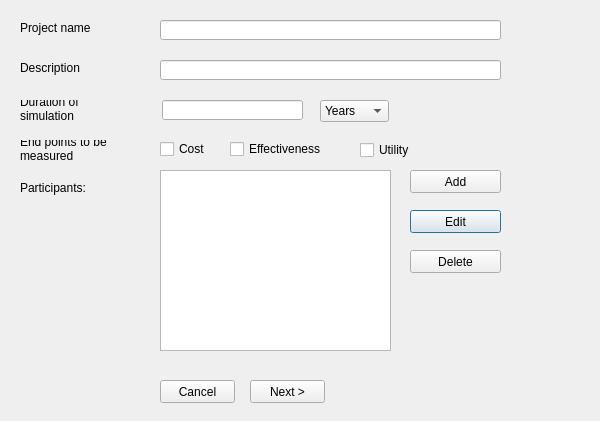
<?xml version="1.0" encoding="UTF-8"?>
<ui version="4.0">
    <class>Dialog</class>
    <widget class="QDialog" name="Dialog">
        <property name="geometry">
            <rect>
                <x>0</x>
                <y>0</y>
                <width>600</width>
                <height>421</height>
            </rect>
        </property>
        <property name="windowTitle">
            <string>Save Project</string>
        </property>
        <widget class="QLabel" name="label">
            <property name="geometry">
                <rect>
                    <x>20</x>
                    <y>20</y>
                    <width>101</width>
                    <height>16</height>
                </rect>
            </property>
            <property name="text">
                <string>Project name</string>
            </property>
        </widget>
        <widget class="QLineEdit" name="lineEdit">
            <property name="geometry">
                <rect>
                    <x>160</x>
                    <y>20</y>
                    <width>341</width>
                    <height>20</height>
                </rect>
            </property>
        </widget>
        <widget class="QLabel" name="label_2">
            <property name="geometry">
                <rect>
                    <x>20</x>
                    <y>180</y>
                    <width>91</width>
                    <height>16</height>
                </rect>
            </property>
            <property name="text">
                <string>Participants:</string>
            </property>
        </widget>
        <widget class="QPlainTextEdit" name="plainTextEdit">
            <property name="geometry">
                <rect>
                    <x>160</x>
                    <y>170</y>
                    <width>231</width>
                    <height>181</height>
                </rect>
            </property>
        </widget>
        <widget class="QPushButton" name="pushButton_5">
            <property name="geometry">
                <rect>
                    <x>410</x>
                    <y>210</y>
                    <width>91</width>
                    <height>23</height>
                </rect>
            </property>
            <property name="text">
                <string>Edit</string>
            </property>
        </widget>
        <widget class="QPushButton" name="pushButton_3">
            <property name="geometry">
                <rect>
                    <x>410</x>
                    <y>250</y>
                    <width>91</width>
                    <height>23</height>
                </rect>
            </property>
            <property name="text">
                <string>Delete</string>
            </property>
        </widget>
        <widget class="QPushButton" name="pushButton_4">
            <property name="geometry">
                <rect>
                    <x>410</x>
                    <y>170</y>
                    <width>91</width>
                    <height>23</height>
                </rect>
            </property>
            <property name="text">
                <string>Add</string>
            </property>
        </widget>
        <widget class="QPushButton" name="pushButton">
            <property name="geometry">
                <rect>
                    <x>160</x>
                    <y>380</y>
                    <width>75</width>
                    <height>23</height>
                </rect>
            </property>
            <property name="text">
                <string>Cancel</string>
            </property>
        </widget>
        <widget class="QPushButton" name="pushButton_2">
            <property name="geometry">
                <rect>
                    <x>250</x>
                    <y>380</y>
                    <width>75</width>
                    <height>23</height>
                </rect>
            </property>
            <property name="text">
                <string>Next &gt;</string>
            </property>
        </widget>
        <widget class="QLineEdit" name="lineEdit_2">
            <property name="geometry">
                <rect>
                    <x>160</x>
                    <y>60</y>
                    <width>341</width>
                    <height>20</height>
                </rect>
            </property>
            <property name="text">
                <string/>
            </property>
        </widget>
        <widget class="QLabel" name="label_3">
            <property name="geometry">
                <rect>
                    <x>20</x>
                    <y>60</y>
                    <width>91</width>
                    <height>16</height>
                </rect>
            </property>
            <property name="text">
                <string>Description</string>
            </property>
        </widget>
        <widget class="QLabel" name="label_4">
            <property name="geometry">
                <rect>
                    <x>20</x>
                    <y>100</y>
                    <width>91</width>
                    <height>31</height>
                </rect>
            </property>
            <property name="text">
                <string>Duration of
simulation
                </string>
            </property>
        </widget>
        <widget class="QLineEdit" name="lineEdit_3">
            <property name="geometry">
                <rect>
                    <x>162</x>
                    <y>100</y>
                    <width>141</width>
                    <height>20</height>
                </rect>
            </property>
        </widget>
        <widget class="QComboBox" name="comboBox">
            <property name="geometry">
                <rect>
                    <x>320</x>
                    <y>100</y>
                    <width>69</width>
                    <height>22</height>
                </rect>
            </property>
            <item>
                <property name="text">
                    <string>Years</string>
                </property>
            </item>
            <item>
                <property name="text">
                    <string>Months</string>
                </property>
            </item>
            <item>
                <property name="text">
                    <string>Days</string>
                </property>
            </item>
        </widget>
        <widget class="QLabel" name="label_5">
            <property name="geometry">
                <rect>
                    <x>20</x>
                    <y>140</y>
                    <width>151</width>
                    <height>31</height>
                </rect>
            </property>
            <property name="text">
                <string>End points to be
measured
                </string>
            </property>
        </widget>
        <widget class="QCheckBox" name="checkBox">
            <property name="geometry">
                <rect>
                    <x>160</x>
                    <y>140</y>
                    <width>72</width>
                    <height>18</height>
                </rect>
            </property>
            <property name="text">
                <string>Cost</string>
            </property>
        </widget>
        <widget class="QCheckBox" name="checkBox_2">
            <property name="geometry">
                <rect>
                    <x>360</x>
                    <y>140</y>
                    <width>91</width>
                    <height>20</height>
                </rect>
            </property>
            <property name="text">
                <string>Utility</string>
            </property>
        </widget>
        <widget class="QCheckBox" name="checkBox_3">
            <property name="geometry">
                <rect>
                    <x>230</x>
                    <y>140</y>
                    <width>111</width>
                    <height>18</height>
                </rect>
            </property>
            <property name="text">
                <string>Effectiveness</string>
            </property>
        </widget>
    </widget>
    <resources/>
    <connections/>
</ui>
